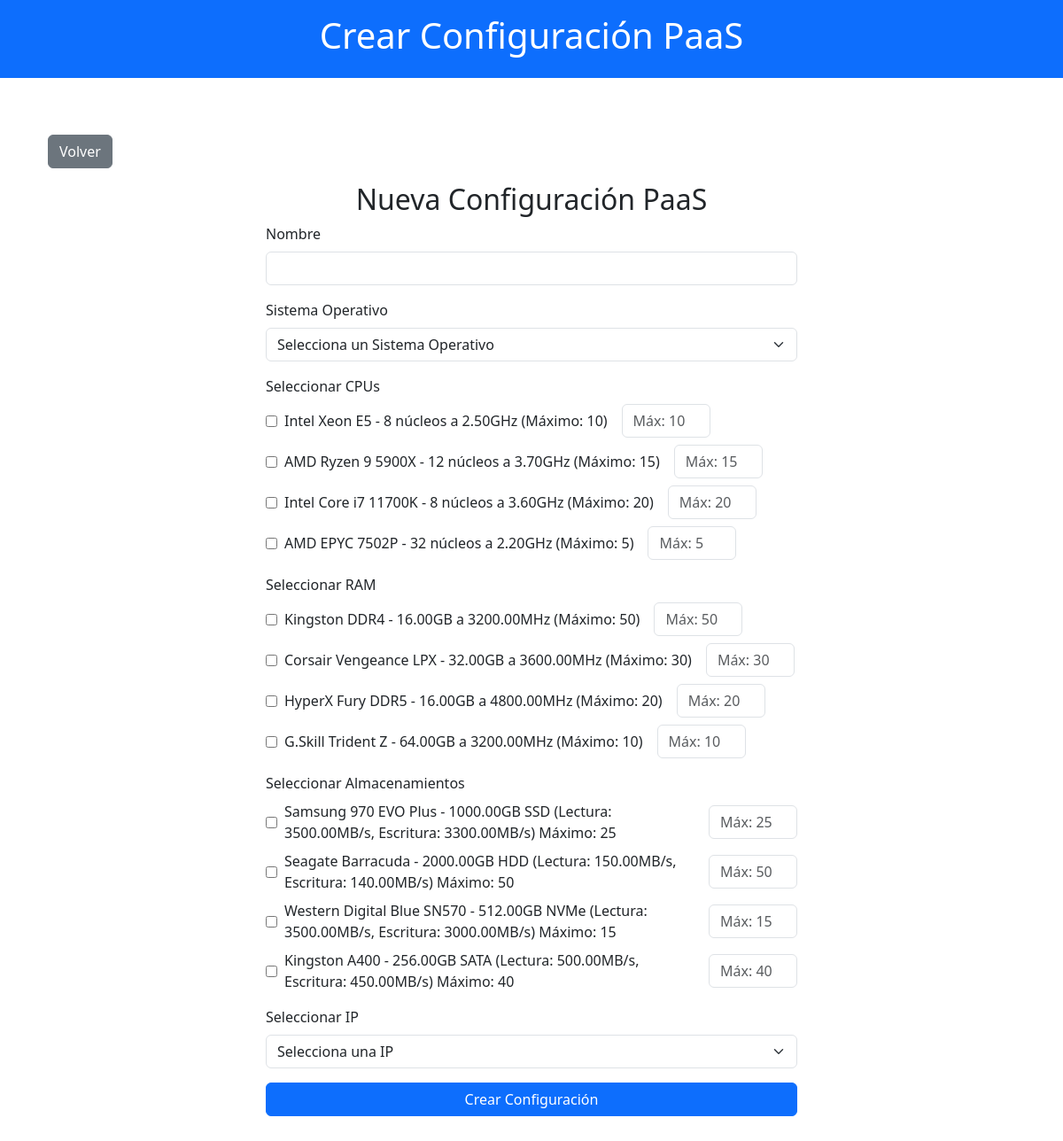
Before: /trabajador/modificar_lista_paas/crear_paas.php (signed in) with the older database file.
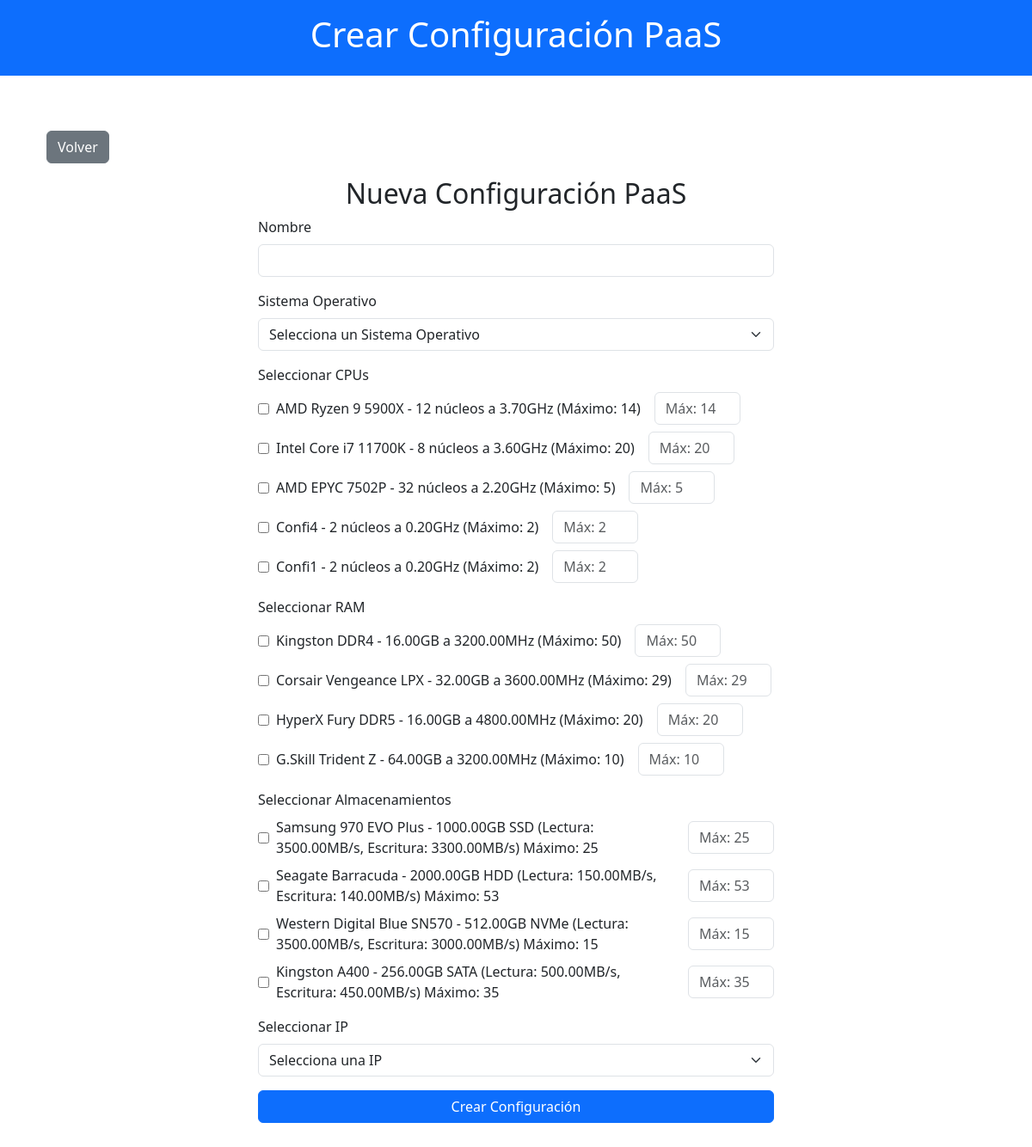
After: the same page with the newer database file.
### tables this page shows
CREATE TABLE `cpu` (
  `idCPU` int(11) NOT NULL,
  `Nombre` varchar(100) NOT NULL,
  `Fabricante` varchar(100) NOT NULL,
  `Arquitectura` varchar(50) NOT NULL,
  `Nucleos` int(11) NOT NULL,
  `Frecuencia` decimal(10,2) NOT NULL,
  `PrecioH` decimal(10,2) NOT NULL,
  `Cantidad` int(11) NOT NULL
);

CREATE TABLE `ram` (
  `idRAM` int(11) NOT NULL,
  `Nombre` varchar(100) NOT NULL,
  `Fabricante` varchar(100) NOT NULL,
  `Frecuencia` decimal(10,2) NOT NULL,
  `Capacidad` decimal(10,2) NOT NULL,
  `Tipo` varchar(50) NOT NULL,
  `PrecioH` decimal(10,2) NOT NULL,
  `Cantidad` int(11) NOT NULL
);

CREATE TABLE `almacenamiento` (
  `idAlmacenamiento` int(11) NOT NULL,
  `Nombre` varchar(100) NOT NULL,
  `Tipo` varchar(50) NOT NULL,
  `VelocidadLectura` decimal(10,2) NOT NULL,
  `VelocidadEscritura` decimal(10,2) NOT NULL,
  `Capacidad` decimal(10,2) NOT NULL,
  `PrecioH` decimal(10,2) NOT NULL,
  `Cantidad` int(11) NOT NULL
);

### public/trabajador/modificar_lista_paas/crear_paas.php (the view, shortened to what this page needs)
<?php
include '../../../includes/db_connect.php';
$cpus = $conn->query("SELECT * FROM cpu WHERE Cantidad > 0");
$rams = $conn->query("SELECT * FROM ram WHERE Cantidad > 0");
$almacenamientos = $conn->query("SELECT * FROM almacenamiento WHERE Cantidad > 0");
?>
<!DOCTYPE html>
<html lang="es">
<head>
    <link href="https://cdn.jsdelivr.net/npm/bootstrap@5.3.0/dist/css/bootstrap.min.css" rel="stylesheet">
    <link href="../../css/estilos.css" rel="stylesheet">
</head>
<body>
    <header class="bg-primary text-white text-center py-3">
        <h1>Crear Configuración PaaS</h1>
    </header>
    <main class="container my-5">
        <div class="container my-3">
            <a href="modificar_paas.php" class="btn btn-secondary">Volver</a>
        </div>
        <h2 class="text-center">Nueva Configuración PaaS</h2>
        <form method="POST" action="crear_paas.php" class="mx-auto" style="max-width: 600px;">
            <div class="mb-3">
                <label for="nombre" class="form-label">Nombre</label>
                <input type="text" class="form-control" id="nombre" name="nombre" required>
            </div>
            <div class="mb-3">
                <label for="idSO" class="form-label">Sistema Operativo</label>
                <select class="form-select" id="idSO" name="idSO" required>
                    <option value="">Selecciona un Sistema Operativo</option>
                </select>
            </div>
            <div class="mb-3">
                <label class="form-label">Seleccionar CPUs</label>
                <?php while ($row = $cpus->fetch_assoc()): ?>
                    <div class="d-flex align-items-center mb-2">
                        <input type="checkbox" name="cpus[]" value="<?php echo $row['idCPU']; ?>">
                        <span class="ms-2"><?php echo htmlspecialchars($row['Nombre'] . ' - ' . $row['Nucleos'] . ' núcleos a ' . $row['Frecuencia'] . 'GHz (Máximo: ' . $row['Cantidad'] . ')'); ?></span>
                        <input type="number"
                               name="cantidad_cpu_<?php echo $row['idCPU']; ?>"
                               min="1"
                               max="<?php echo $row['Cantidad']; ?>"
                               class="form-control ms-3"
                               style="max-width: 100px;"
                               placeholder="Máx: <?php echo $row['Cantidad']; ?>">
                    </div>
                <?php endwhile; ?>
            </div>
            <div class="mb-3">
                <label class="form-label">Seleccionar RAM</label>
                <?php while ($row = $rams->fetch_assoc()): ?>
                    <div class="d-flex align-items-center mb-2">
                        <input type="checkbox" name="rams[]" value="<?php echo $row['idRAM']; ?>">
                        <span class="ms-2"><?php echo htmlspecialchars($row['Nombre'] . ' - ' . $row['Capacidad'] . 'GB a ' . $row['Frecuencia'] . 'MHz (Máximo: ' . $row['Cantidad'] . ')'); ?></span>
                        <input type="number"
                               name="cantidad_ram_<?php echo $row['idRAM']; ?>"
                               min="1"
                               max="<?php echo $row['Cantidad']; ?>"
                               class="form-control ms-3"
                               style="max-width: 100px;"
                               placeholder="Máx: <?php echo $row['Cantidad']; ?>">
                    </div>
                <?php endwhile; ?>
            </div>
            <div class="mb-3">
                <label class="form-label">Seleccionar Almacenamientos</label>
                <?php while ($row = $almacenamientos->fetch_assoc()): ?>
                    <div class="d-flex align-items-center mb-2">
                        <input type="checkbox" name="almacenamientos[]" value="<?php echo $row['idAlmacenamiento']; ?>">
                        <span class="ms-2"><?php echo htmlspecialchars($row['Nombre'] . ' - ' . $row['Capacidad'] . 'GB ' . $row['Tipo'] . ' (Lectura: ' . $row['VelocidadLectura'] . 'MB/s, Escritura: ' . $row['VelocidadEscritura'] . 'MB/s) Máximo: ' . $row['Cantidad']); ?></span>
                        <input type="number"
                               name="cantidad_almacenamiento_<?php echo $row['idAlmacenamiento']; ?>"
                               min="1"
                               max="<?php echo $row['Cantidad']; ?>"
                               class="form-control ms-3"
                               style="max-width: 100px;"
                               placeholder="Máx: <?php echo $row['Cantidad']; ?>">
                    </div>
                <?php endwhile; ?>
            </div>
            <div class="mb-3">
                <label class="form-label">Seleccionar IP</label>
                <select class="form-select" name="idIp" required>
                    <option value="">Selecciona una IP</option>
                </select>
            </div>
            <button type="submit" class="btn btn-primary w-100">Crear Configuración</button>
        </form>
    </main>
</body>
</html>

### public/css/estilos.css (style rules this page uses)
body { display: flex; flex-direction: column; min-height: 100vh; margin: 0; }
main { flex: 1; }
header { background-color: #007bff; color: white; padding: 1rem 0; text-align: center; }

Changed rows visible on the page:
removed cpu: Nombre+Nucleos+Frecuencia "Intel Xeon E5 - 8 núcleos a 2.50GHz (Máximo: 10)", idCPU+Cantidad "Máx: 10"
changed cpu: Nombre+Nucleos+Frecuencia "AMD Ryzen 9 5900X - 12 núcleos a 3.70GHz (Máximo: 15)" → "AMD Ryzen 9 5900X - 12 núcleos a 3.70GHz (Máximo: 14)"; Cantidad "Máx: 15" → "Máx: 14"
added cpu: Nombre+Nucleos+Frecuencia "Confi4 - 2 núcleos a 0.20GHz (Máximo: 2)", Cantidad "Máx: 2"
added cpu: Nombre+Nucleos+Frecuencia "Confi1 - 2 núcleos a 0.20GHz (Máximo: 2)", Cantidad "Máx: 2"
changed ram: Nombre+Capacidad+Frecuencia "Corsair Vengeance LPX - 32.00GB a 3600.00MHz (Máximo: 30)" → "Corsair Vengeance LPX - 32.00GB a 3600.00MHz (Máximo: 29)"; idRAM+Cantidad "Máx: 30" → "Máx: 29"
changed almacenamiento: Nombre+Capacidad+Tipo "Seagate Barracuda - 2000.00GB HDD (Lectura: 150.00MB/s, Escritura: 140.00MB/s) Máximo: 50" → "Seagate Barracuda - 2000.00GB HDD (Lectura: 150.00MB/s, Escritura: 140.00MB/s) Máximo: 53"; Cantidad "Máx: 50" → "Máx: 53"
changed almacenamiento: Nombre+Capacidad+Tipo "Kingston A400 - 256.00GB SATA (Lectura: 500.00MB/s, Escritura: 450.00MB/s) Máximo: 40" → "Kingston A400 - 256.00GB SATA (Lectura: 500.00MB/s, Escritura: 450.00MB/s) Máximo: 35"; Cantidad "Máx: 40" → "Máx: 35"
